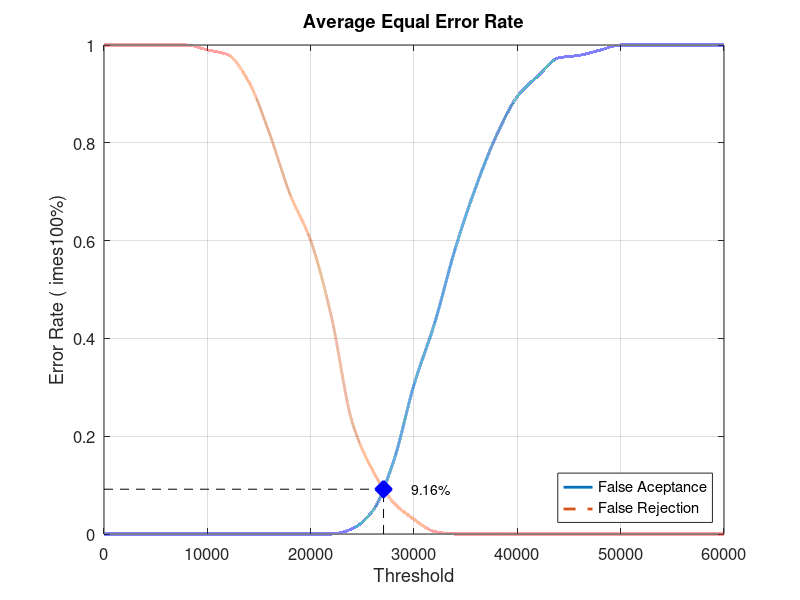
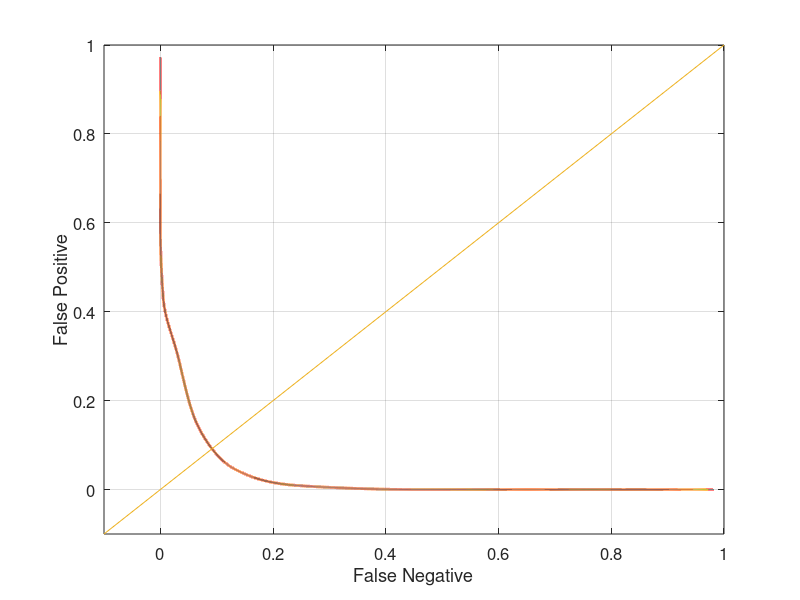

Here is the MATLAB script that generated these plots, in order:
close all;
clear;
clc;
x = 0:2000:60000;
xq = 0:0.5:60000;

y0 = [0 0 0 0 0 0 0 0 0 0 0 0 0.0105263 0.0473684 0.147368 0.305263 0.431579 0.584211 0.710526 0.815789 0.894737 0.936842 0.973684 0.978947 0.989474 1 1 1 1 1 1]
yy0 = interp1(x, y0, xq, 'pchip');
y1 = [1 1 1 1 1 0.99 0.98 0.925 0.82 0.695 0.6 0.445 0.23 0.13 0.065 0.03 0.005 0 0 0 0 0 0 0 0 0 0 0 0 0 0]
yy1 = interp1(x, y1, xq, 'pchip');

% Calculating EER: 
y2 = abs(y0 - y1);
find(y2 == min(y2))
yy2 = abs(yy0 - yy1);
xEER = find(yy2 == min(yy2));
xEERIndex = xq(xEER) % X-axis EER
yEER = yy0(xEER) % Y-axis EER

main = figure
plot(xq, yy0,'-','LineWidth', 2);	hold on
plot(xq, yy1,'--','LineWidth', 2);	hold on
plot([xEERIndex xEERIndex], [0 yEER], 'k--');	hold on
plot([0 xEERIndex], [yEER yEER], 'k--');	hold on
plot(xEERIndex, yEER, 'bx', 'LineWidth', 10);	hold on
text(xEERIndex + 10 * xEERIndex / 100, yEER, [num2str(round((10000 * yEER)) / 100) '%'])
legend('False Aceptance', 'False Rejection', 'Location', 'SouthEast')
xlabel('Threshold')
ylabel('Error Rate (	imes100%)')
title('Average Equal Error Rate')
set(gca, 'FontSize', 12)
axis([0 60000 0 1])
grid on

print(main, 'Database1_1Main', '-dpng');
FNRxFPR = figure('Color', [1 1 1]);
plot(yy1, yy0, '-', yy1, yy0, 'LineWidth', 2);
hold on
y = -0.1:0.1:1
plot(y, y); 
set(gca, 'FontSize', 12)
xlabel('False Negative')
ylabel('False Positive')
axis([-0.1 1 -0.1 1])
set(gca, 'FontSize', 12)
grid on

print(FNRxFPR, 'Database1_1FNRxFPR','-dpng');
